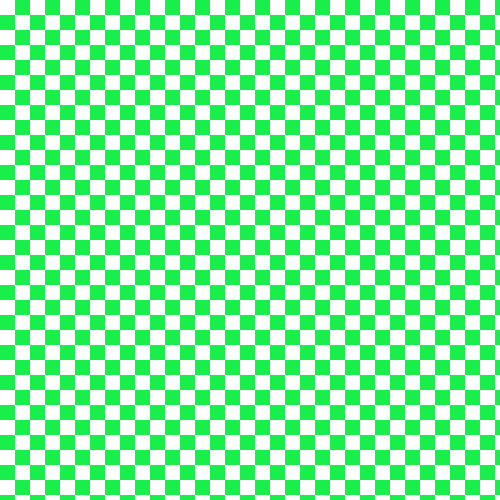
Frame 1 (no input)
Frame 60 (the mouse pressed at the canvas centre just before this capture): identical to frame 1, image omitted
Frame 120 (the mouse held since frame 60 and released just before this capture): identical to frame 1, image omitted

The Processing sketch that drew this single still picture (run headless with seeded random() and noise(); from frame 60 on, the mouse is pressed at the canvas centre):

// Processing sketch: color_illusion
// ── color_illusion.pde
boolean[][] rects; // twodimensional array, think rows and columns
boolean flag_click = false;

float size_box = 0.03;
float size_box_1 = 0.03;
float margin = 3;


int size_x = 50;
int size_y = 50;
int[][] my_board = new int[size_x][size_y];
float[][]positions_x = new float[size_x][size_y];
float[][]positions_y = new float[size_x][size_y];
boolean invert = false;

int[][] my_rects = new int[size_x][size_y];

void setup (){
  invert = false;
  size(500,500);
  fill(0);
  noStroke();
  //change_rects(my_rects_normal);
  
  for (int r=0; r<size_x; r++ ){ // rows
    for (int c=0; c<size_y; c++ ){ // cols
     positions_x[r][c] = c*size_box*width;
     positions_y[r][c] = r*size_box*height;
    }
  }  
  draw_board();

}

void draw_board(){
  background(255); // clear background with white
  for (int x=0; x<size_x; x++) {
    for (int y=0; y<size_y; y++) {
      println(x+y);
      if( (x+y)%2 != 0){
        rect_3(positions_x[x][y],positions_y[x][y]); 
      } else {
        rect_1(positions_x[x][y],positions_y[x][y]); 
      }
     }
   }
}

void draw(){
  /*if (flag_click){
    change_rects(my_rects_effect);  
  } else{
    change_rects(my_rects_normal);  
  }
  draw_chess();*/
 // background(255); // clear background with white
}

void mouseClicked(){
  flag_click = !flag_click;
  println("Click");
}

void change_rects(int[][]x){
  for (int i = 0; i < my_rects.length; i++) {
    for (int j = 0; j < my_rects.length; j++) {
      my_rects[i][j] = x[i][j];
    }
  }
}

void rect_1 (float r, float c){  // Only white
  fill(255);
  rect(r, c, width*size_box,height*size_box); 
}

void rect_2 (float r, float c){ // Only purple
  fill(231, 36, 112);
  rect(r, c, width*size_box,height*size_box); 
}

void rect_3 (float r, float c){ // Only green
  fill(24, 239, 74);
  rect(r, c, width*size_box,height*size_box); 
}
